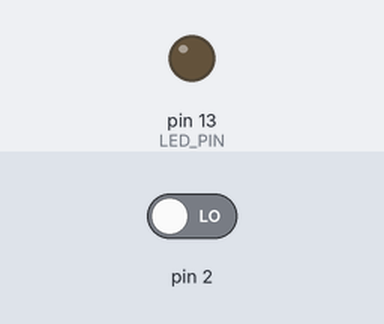
Bench run of a sketch on a simulated Arduino Uno, built with avr-gcc and run on an emulated ATmega328P. Shown: output pins drawn as LEDs (lit = HIGH). Inputs (shaded band) come from the test bench; at power-on: pin 2 LOW.

Above: at 1.2 s.
1.3 s: pin 2 driven HIGH
At 1.7 s:
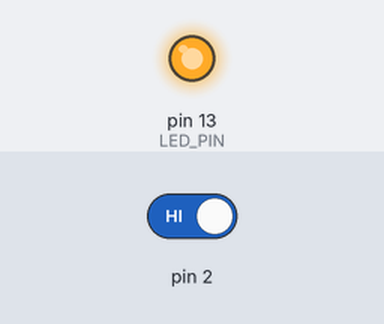
2.8 s: pin 2 driven LOW
At 4.0 s:
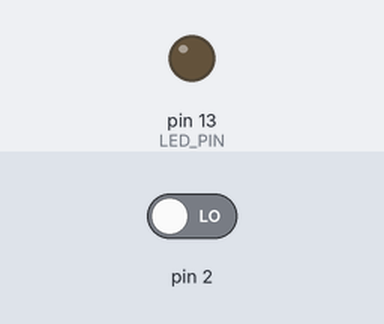
Timing chart, 0 to 5.8 s (numbered marks = the images above; inputs shaded):
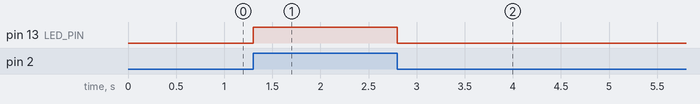

Measured:
- after the input at 1.3 s, pin 13 (LED_PIN): LOW → HIGH at once
- after the input at 2.8 s, pin 13 (LED_PIN): HIGH → LOW at once

The sketch:

E2-4-5.ino
```cpp
const int LED_PIN = 13; //LEDをD13に設定
volatile int output = LOW; //ディジタル出力の値を格納する変数

//初期設定
void setup(){
  pinMode(LED_PIN,OUTPUT); //LED_PINをデジタル出力設定

  //外部割り込みの設定
  attachInterrupt(0,blink,CHANGE);
}

void loop(){
  digitalWrite(LED_PIN,output);
}

void blink(){
  output = !output; //ディジタル出力を反転
}
```
